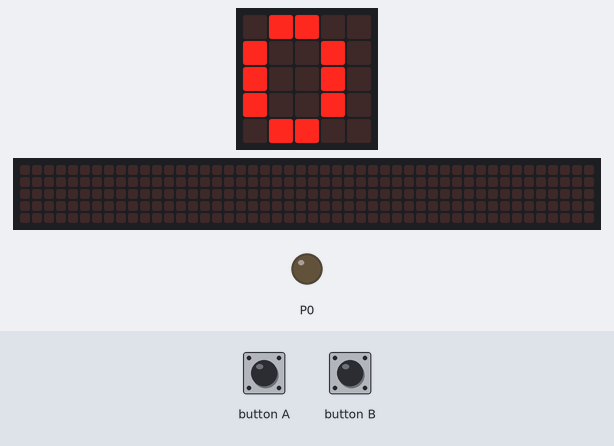
Bench run of a program on a simulated BBC micro:bit (MakeCode). Shown: the board's 5×5 LED display, a strip that is not on the board, showing the scrolling text unrolled, output pins drawn as LEDs (lit = HIGH). Inputs (shaded band) come from the test bench. The 48×5 strip is a reading aid, not a part: it shows the text the display is scrolling, unrolled, one strip-width of it at a time.

Above: at 1.2 s.
1.3 s: button A pressed for 0.15 s
At 1.9 s:
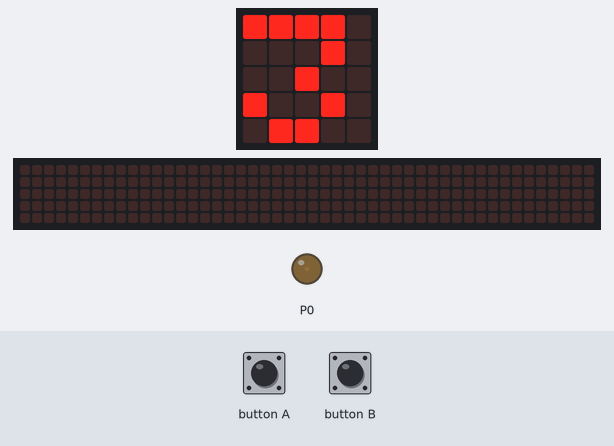
2.0 s: button B pressed for 0.15 s
At 2.38 s:
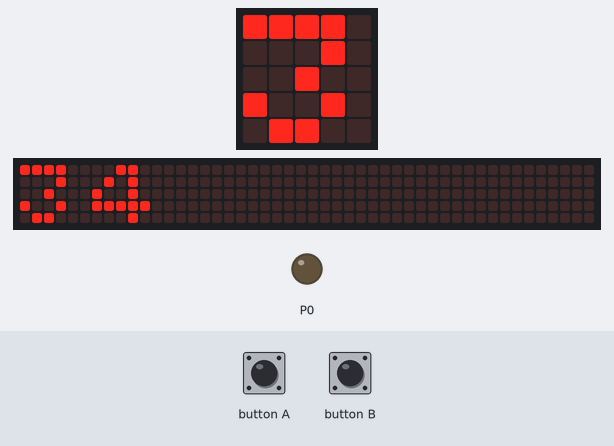
2.7 s: button B pressed for 0.15 s
3.4 s: button B pressed for 0.15 s
4.1 s: button B pressed for 0.15 s
4.8 s: button B pressed 2 times (0.12 s each, 0.3 s apart)
At 8.72 s:
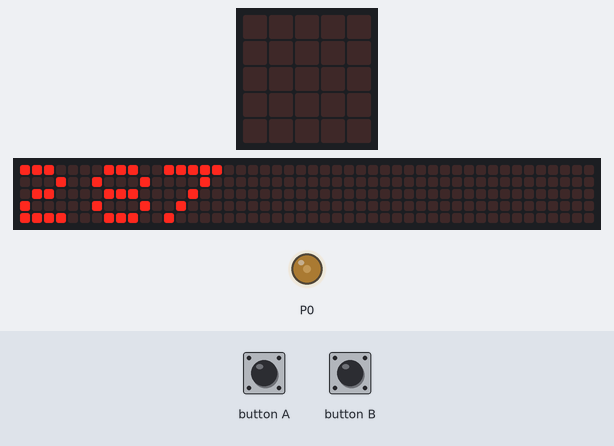
Timing chart, 0 to 9.4 s (numbered marks = the images above; inputs shaded):
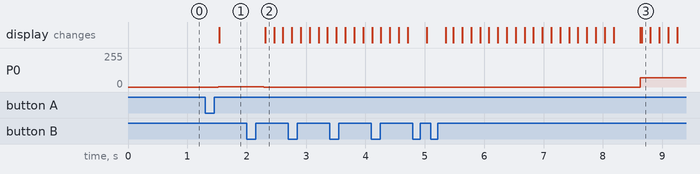

The program:

main.ts
```typescript
input.onButtonPressed(Button.A, function () {
    if (MoottoriPäällä == 1) {
        for (let index = 0; index < 350; index++) {
            basic.pause(25)
            MoottorinVoima += 1
        }
        for (let index = 0; index < 350; index++) {
            basic.pause(75)
            MoottorinVoima += -1
        }
        MoottorinVoima = 0
    }
})
input.onButtonPressed(Button.B, function () {
    if (MoottoriPäällä == 1) {
        MoottoriPäällä = 0
    } else {
        MoottoriPäällä = 1
    }
})
let MoottorinVoima = 0
let MoottoriPäällä = 0
MoottoriPäällä = 1
basic.forever(function () {
    basic.showNumber(MoottorinVoima)
    if (MoottoriPäällä == 1) {
        pins.analogWritePin(AnalogPin.P0, MoottorinVoima)
    } else {
        pins.digitalWritePin(DigitalPin.P0, 0)
    }
})
```

test.ts
```typescript
// testit kuuluvat tänne; tätä ei koota, kun tätä pakettia käytetään laajennuksena.
```

Measured:
- after the input at 1.3 s, P0: 0/255 → 1/255 after 0.22 s; the display: changes after 0.24 s (image 1)
- after the input at 2.0 s, P0: 1/255 → 0/255 after 0.29 s
